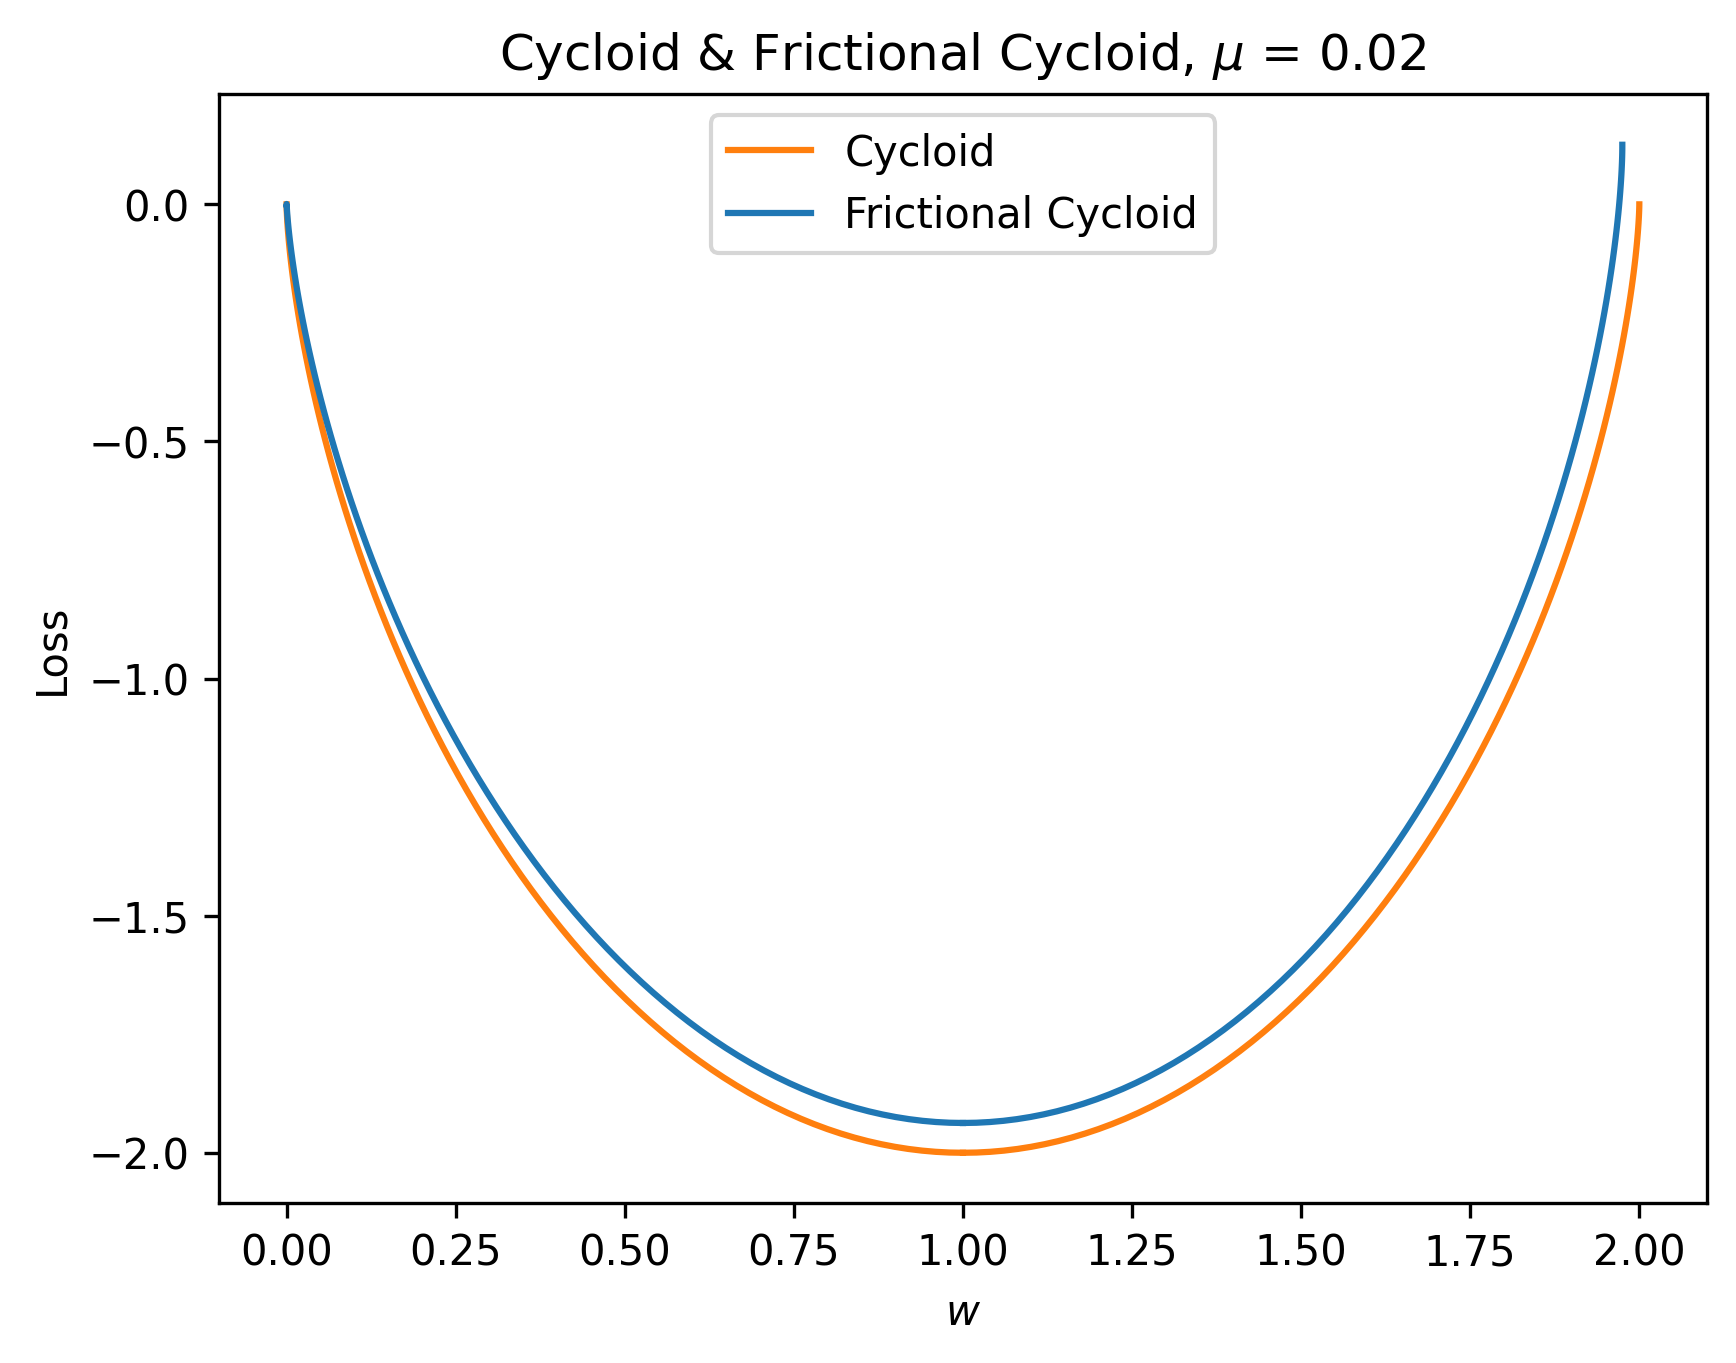

Python code for this plot:
import numpy as np
import matplotlib.pyplot as plt
import torch

num_epochs = 100

x = torch.linspace(-2, 2, 100).view(-1,1)
mu = 0.02

theta_1 = torch.linspace(1 * np.pi, 2 * np.pi, num_epochs).view(-1,1)
theta_2 = torch.linspace(0, 1 * np.pi, num_epochs).view(-1,1)

r = 1  # Cycloid 그래프의 높이 맞추기
x_1 = r * (theta_1 - np.sin(theta_1))
x_2 = r * (theta_2 - np.sin(theta_2))
cycloid_graph_1 = -r * (1 - np.cos(theta_1))
cycloid_graph_2 = -r * (1 - np.cos(theta_2))

#위치 조정
x_1 = (x_1 / x_2[-1])
x_2 = (x_2 / x_2[-1])

fric_x_1 = r * (theta_1 - np.sin(theta_1)) + (mu * r * (1 - np.cos(theta_1)))
fric_x_2 = r * (theta_2 - np.sin(theta_2)) + (mu * r * (1 - np.cos(theta_2)))
fric_cycloid_graph_1 = -r * (1 - np.cos(theta_1)) + (mu * r * (theta_1 + np.sin(theta_1)))
fric_cycloid_graph_2 = -r * (1 - np.cos(theta_2)) + (mu * r * (theta_2 + np.sin(theta_2)))

#위치 조정
fric_x_1 = (fric_x_1 / fric_x_2[-1]) * (x_1[-1] - x_1[0]) + x_2[0]
fric_x_2 = (fric_x_2 / fric_x_2[-1]) * (x_2[-1] - x_2[0]) + x_2[0]
fric_cycloid_graph_1_1 = fric_cycloid_graph_1 + cycloid_graph_1[0] #y축 왼쪽 시작점 맞추기
fric_cycloid_graph_2_1 = fric_cycloid_graph_2 + cycloid_graph_2[0]


#compare gradient graph
plt.plot(x_1, cycloid_graph_1, label="Cycloid", color="C1")
plt.plot(x_2, cycloid_graph_2, color="C1")
plt.plot(fric_x_1, fric_cycloid_graph_1, label="Frictional Cycloid", color="C0")
plt.plot(fric_x_2, fric_cycloid_graph_2, color="C0")
plt.title(r"Cycloid & Frictional Cycloid, $\mu$ = {}".format(mu))
plt.xlabel(r"$w$")
plt.ylabel("Loss")
plt.legend()
plt.savefig('/root/PyHessian/graph/cycloid_and_frictional_cycloid_graph.png', dpi=300, bbox_inches='tight', pad_inches=0.1)